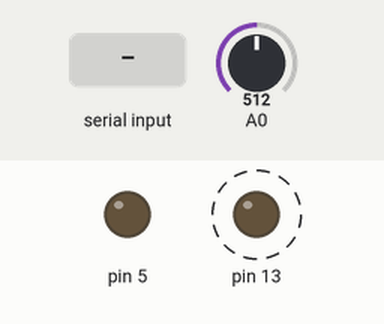
This sketch was run on a simulated Arduino Uno, built with avr-gcc and run on an emulated ATmega328P. Shown: output pins drawn as LEDs (lit = HIGH). Dashed ring = blinking. The inputs (shaded band) are chosen by the test bench; at power-on: A0 = 512. What the sketch prints to the serial monitor is not drawn.

Above: at 1.2 s.
1.3 s: "5\n" received over Serial
Timing chart, 0 to 11.3 s (numbered marks = the images above; inputs shaded):
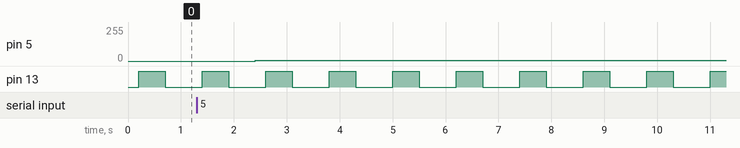

The sketch:

main.ino
```cpp
/*
  Data: 05/01/2025
  Autor: DALÇÓQUIO AUTOMAÇÃO
  Projeto: Supervisório em Visual Basic para Arduino Uno
  Exemplo: Input, Output, Analog e Pwm

*/

///////////////////////////////////////////////////////////////////
// FUNÇÃO DE SETUP
void setup() {
  Serial.begin(9600);

  pinMode(2, INPUT);
  pinMode(13, OUTPUT);

}// end setup

///////////////////////////////////////////////////////////////////
// FUNÇÃO DE LOOP
void loop() {
    if(Serial.available()){
      String receivedData = Serial.readStringUntil('\n');
      receivedData.trim();

      // Tratamento para Input
      if (receivedData == "02:0") {
        Serial.println("02:0"); // output
      }
      else if (receivedData == "02:1") {
        Serial.println("02:1"); // output
      }

      else{
        // Tratamento para Pwm
        int index = receivedData.indexOf(':');
        String pinStr = receivedData.substring(0, index);
        int pin = pinStr.toInt();
        String pwmStr = receivedData.substring(index + 1);
        int pwm_value = pwmStr.toInt();
        analogWrite(pin, pwm_value);
      }
    }

    // Tratamento para Variable
    static bool value_variable;
    value_variable = !value_variable;
    Serial.println("V0:" + String(value_variable));
    delay(100);

    // Tratamento para Analog
    int value_analog = analogRead(A0);
    Serial.println("A0:" + String(value_analog));
    delay(100);

    // Tratamento para Output
    digitalWrite(13, HIGH);
    Serial.println("13:1");
    delay(500);

    digitalWrite(13, LOW);
    Serial.println("13:0");
    delay(500);

} // end loop
```

Measured:
- after the input at 1.3 s, pin 5: 0/255 → 5/255 after 1.1 s
- by itself, pin 13: alternates HIGH for 0.50 s and LOW for 0.70 s
